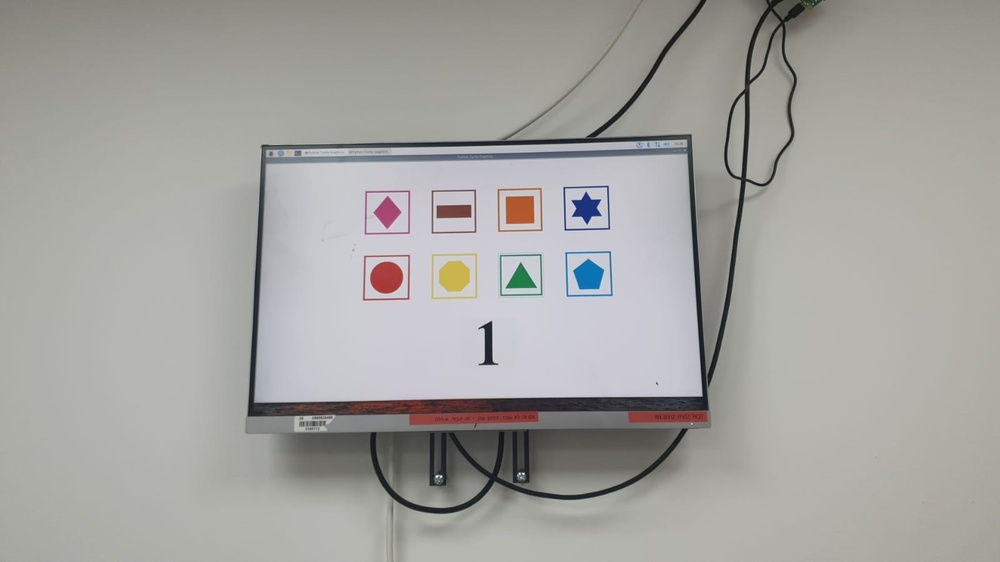
#> input picture DetectShapes/pic_test.jpg, 1000 x 562 px, shrunk from 1599 x 899 before the run, found by its file name
$ jupyter execute shapes_notebook.ipynb   (shell and % lines are left out)
#> lines starting #> are read from the running program, lines starting #| are printed output that depends on the picture; after the words box and inside, x2 and y2 are one past the last pixel; in counts of white or black regions, pixels touching at a corner belong together
[cell 1]
import numpy as np
import cv2
import matplotlib.pyplot as plt
import webcolors
import matplotlib.colors as mc

[cell 2]
img = cv2.imread(r'C:\Users\davidra\Desktop\NINJA_RAFAEL\Ninja2-master\DetectShapes\pic_test.jpg')
#> img is the input picture: shape (562, 1000, 3); mean B, G, R 160.2, 163.4, 164.1
imgGry = cv2.cvtColor(img, cv2.COLOR_BGR2GRAY)
print(f"dimensions = {img.shape}")
#| dimensions = (562, 1000, 3)


RGB_img = cv2.cvtColor(img, cv2.COLOR_BGR2RGB)
plt.imshow(RGB_img, interpolation='none')
plt.title('Original Image')
plt.show()

RGB_imgGry = cv2.cvtColor(imgGry, cv2.COLOR_BGR2RGB)
plt.imshow(RGB_imgGry, interpolation='none')
plt.title('Gray Image Image')
plt.show()

ret , thrash = cv2.threshold(imgGry, 240 , 255, cv2.CHAIN_APPROX_NONE)
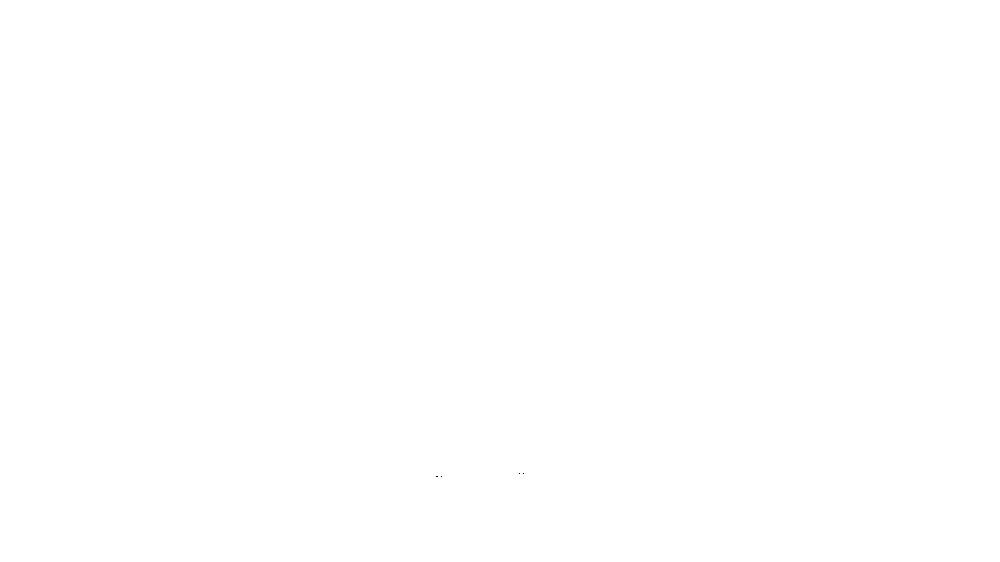
#> thrash: shape (562, 1000); 100% white; black in thin lines or dots, all inside (x1, y1, x2, y2) = (436, 473, 524, 477)
contours , hierarchy = cv2.findContours(thrash, cv2.RETR_TREE, cv2.CHAIN_APPROX_NONE)
#> contours = 5 contours, 4 with area under 20; largest, box (x1, y1, x2, y2) and area: (0, 0, 1000, 562) 560439
shapes_order = []

for contour in contours:
    approx = cv2.approxPolyDP(contour, 0.01* cv2.arcLength(contour, True), True);
    cv2.drawContours(img, [approx], 0, (0, 0, 0), 0);
    x = approx.ravel()[0];
    y = approx.ravel()[1] - 5;
    (xc,yc,w,h) = cv2.boundingRect(contour)
    if len(approx) == 3:
        cv2.putText( img, "Triangle", (x, y), cv2.FONT_HERSHEY_COMPLEX, 0.5, (0, 0, 0) )
        shapes_order.append([1,xc,yc,w,h])
        print(f"triangle x-{xc:4}, y-{yc:4}, width={w:3}, height={h:3}")
    elif len(approx) == 4 :
        x, y , w, h = cv2.boundingRect(approx);
        aspectRatio = float(w)/h;
        #print(aspectRatio);
        if aspectRatio >= 0.95 and aspectRatio < 1.05:
            cv2.putText(img, "square", (x, y), cv2.FONT_HERSHEY_COMPLEX, 0.5, (0, 0, 0))
            shapes_order.append([2,xc,yc,w,h])
            print(f"square x-{xc:4}, y-{yc:4}, width={w:3}, height={h:3}")
        else:
            cv2.putText(img, "rectangle", (x, y), cv2.FONT_HERSHEY_COMPLEX, 0.5, (0, 0, 0))
            shapes_order.append([3,xc,yc,w,h])
            print(f"rectangle x-{xc:4}, y-{yc:4}, width={w:3}, height={h:3}")
    elif len(approx) == 5 :
        cv2.putText(img, "pentagon", (x, y), cv2.FONT_HERSHEY_COMPLEX, 0.5, (0, 0, 0))
        shapes_order.append([4,xc,yc,w,h])
        print(f"pentagon x-{xc:4}, y-{yc:4}, width={w:3}, height={h:3}")
    elif len(approx) == 6 :
        cv2.putText(img, "hexagon", (x, y), cv2.FONT_HERSHEY_COMPLEX, 0.5, (0, 0, 0))
        shapes_order.append([5,xc,yc,w,h])
        print(f"hexagon x-{xc:4}, y-{yc:4}, width={w:3}, height={h:3}")
    elif len(approx) == 10 :
        cv2.putText(img, "star", (x, y), cv2.FONT_HERSHEY_COMPLEX, 0.5, (0, 0, 0))
        shapes_order.append([6,xc,yc,w,h])
        print(f"star x-{xc:4}, y-{yc:4}, width={w:3}, height={h:3}")
    else:
        cv2.putText(img, "circle", (x, y), cv2.FONT_HERSHEY_COMPLEX, 0.5, (0, 0, 0))
        shapes_order.append([7,xc,yc,w,h])
        print(f"circle x-{xc:4}, y-{yc:4}, width={w:3}, height={h:3}")
#> this loop made 5 passes
#> (approx, xc, yc, aspectRatio) on passes 1, 2, 4, 5: ([[0, 0], [0, 561], [999, 561], [999, 0]], 0, 0, 1.78), ([[440, 476], [441, 475], [442, 476], [441, 477]], 440, 475, 1), ([[522, 473], [523, 472], [524, 473], [523, 474]], 522, 472, 1), ([[518, 473], [519, 472], [520, 473], [519, 474]], 518, 472, 1)
#> (xc, yc) on pass 3: (435, 475)
#| rectangle x-   0, y-   0, width=1000, height=562
#| square x- 440, y- 475, width=  3, height=  3
#| hexagon x- 435, y- 475, width=  4, height=  3
#| square x- 522, y- 472, width=  3, height=  3
#| square x- 518, y- 472, width=  3, height=  3
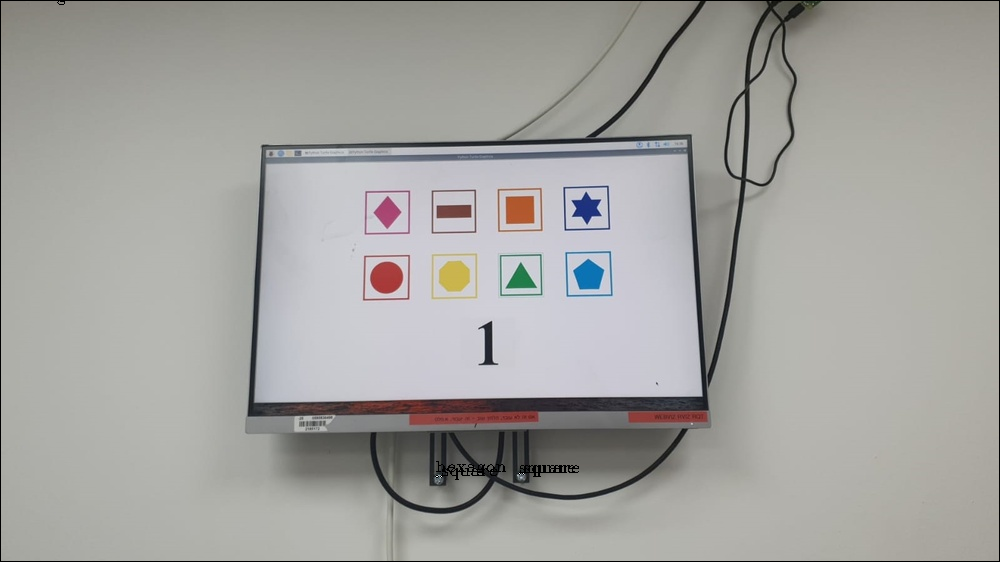
#> img: shape (562, 1000, 3); 0.68% of pixels changed, all inside (x1, y1, x2, y2) = (0, 0, 1000, 562)
#> after the loop, shapes_order = [[3, 0, 0, 1000, 562], [2, 440, 475, 3, 3], [5, 435, 475, 4, 3], [2, 522, 472, 3, 3], [2, 518, 472, 3, 3]]

#plt.rcParams['figure.figsize'] = [12, 8]
#plt.rcParams['figure.dpi'] = 100 # 200 e.g. is really fine, but slower
#RGB_img2 = cv2.cvtColor(img, cv2.COLOR_BGR2RGB)
#plt.imshow(RGB_img, interpolation='nearest')
plt.title('Shapes Text Image')
plt.show()

[cell 3]
len(contours)
#> Out = 5

[cell 4]
hierarchy
#> Out = [[-1, -1, 1, -1], [2, -1, -1, 0], [3, 1, -1, 0], [4, 2, -1, 0], [-1, 3, -1, 0]]

[cell 5]
print('1 - triangle, 2 - square, 3 - rectangle, 4- pentagon, 5- hexagon, 6- star, 7- circle')
print(shapes_order)
#| [[3, 0, 0, 1000, 562], [2, 440, 475, 3, 3], [5, 435, 475, 4, 3], [2, 522, 472, 3, 3], [2, 518, 472, 3, 3]]

[cell 6]
import matplotlib.colors as mc

def get_colour_name(rgb_triplet):
    min_colours = {}
    for name, key in mc.CSS4_COLORS.items():
        r_c, g_c, b_c = webcolors.hex_to_rgb(key)
        rd = (r_c - rgb_triplet[0]) ** 2
        gd = (g_c - rgb_triplet[1]) ** 2
        bd = (b_c - rgb_triplet[2]) ** 2
        min_colours[(rd + gd + bd)] = name
    return min_colours[min(min_colours.keys())]

[cell 7]
first_row = []
second_row = []

for shape in shapes_order:
    if shape[2] <= img.shape[0]/2 :
        first_row.append((shape,shape[1]))
    else:
        second_row.append((shape,shape[1]))
#> this loop made 5 passes
#> after the loop, first_row = [([3, 0, 0, 1000, 562], 0)]; second_row = [([2, 440, 475, 3, 3], 440), ([5, 435, 475, 4, 3], 435), ([2, 522, 472, 3, 3], 522), ([2, 518, 472, 3, 3], 518)]

first_row_sorted = sorted(first_row, key=lambda i: i[-1])
#> first_row_sorted = [([3, 0, 0, 1000, 562], 0)]
second_row_sorted = sorted(second_row, key=lambda i: i[-1])
#> second_row_sorted = [([5, 435, 475, 4, 3], 435), ([2, 440, 475, 3, 3], 440), ([2, 518, 472, 3, 3], 518), ([2, 522, 472, 3, 3], 522)]
print(first_row_sorted+second_row_sorted)
#| [([3, 0, 0, 1000, 562], 0), ([5, 435, 475, 4, 3], 435), ([2, 440, 475, 3, 3], 440), ([2, 518, 472, 3, 3], 518), ([2, 522, 472, 3, 3], 522)]

[cell 8]
print('1 - triangle, 2 - square, 3 - rectangle, 4- pentagon, 5- hexagon, 6- star, 7- circle')

[cell 9]
def GetBBLocationColor(location, img):
    _, xc, yc, w, h = location
    return tuple(img[int(yc+h/2),int(xc+w/2)])

[cell 10]
# print shapes order
for ordered_shape in (first_row_sorted+second_row_sorted):
    if ordered_shape[0][0]==1 : print('triangle')
    elif ordered_shape[0][0]==2 : print('square')
    elif ordered_shape[0][0]==3 : print('rectangle')
    elif ordered_shape[0][0]==4 : print('pentagon')
    elif ordered_shape[0][0]==5 : print('hexagon')
    elif ordered_shape[0][0]==6 : print('star')
    elif ordered_shape[0][0]==7 : print('circle')
    #print(f"with color {GetBBLocationColor(ordered_shape[0], RGB_img)}" )
    color = GetBBLocationColor(ordered_shape[0], RGB_img)
    print(f"with {get_colour_name(color)} color")
#> this loop made 5 passes
#> (ordered_shape, xc in GetBBLocationColor, yc in GetBBLocationColor, w in GetBBLocationColor, h in GetBBLocationColor, color) on passes 1 to 5: (([3, 0, 0, 1000, 562], 0), 0, 0, 1000, 562, (98, 130, 119)), (([5, 435, 475, 4, 3], 435), 435, 475, 4, 3, (238, 252, 255)), (([2, 440, 475, 3, 3], 440), 440, 475, 3, 3, (239, 249, 251)), (([2, 518, 472, 3, 3], 518), 518, 472, 3, 3, (243, 251, 254)), (([2, 522, 472, 3, 3], 522), 522, 472, 3, 3, (241, 248, 254))
#| rectangle
#| with slategrey color
#| hexagon
#| with azure color
#| square
#| with aliceblue color
#| square
#| with aliceblue color
#| square
#| with aliceblue color

[cell 11]
plt.imshow(RGB_img, interpolation='nearest')
plt.title('Shapes Text Image')
plt.show()

[cell 12]
plt.imshow(RGB_img, interpolation='none')
plt.title('Original Image')
plt.show()

[cell 13]
print('1 - triangle, 2 - square, 3 - rectangle, 4- pentagon, 5- hexagon, 6- star, 7- circle')
print(shapes_order)
#| [[3, 0, 0, 1000, 562], [2, 440, 475, 3, 3], [5, 435, 475, 4, 3], [2, 522, 472, 3, 3], [2, 518, 472, 3, 3]]
